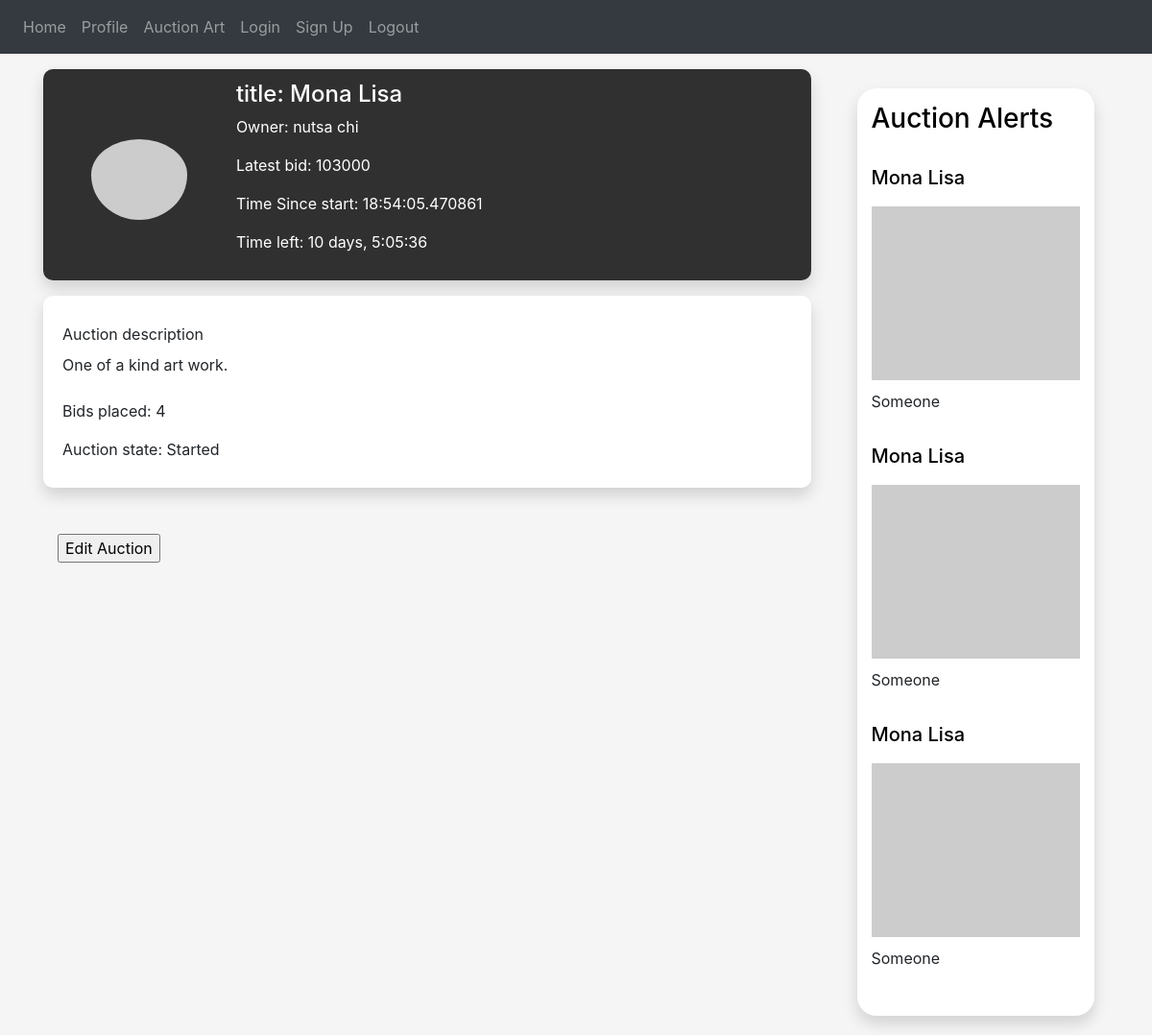
The app's page /auction?id=2 (signed in) with its own data.
### auctionly/art/art.py (models this page shows, shortened)
class Art(db.Model):
    id = db.Column(db.Integer, primary_key=True)
    owner_id = db.Column(db.Integer, db.ForeignKey("user.id"))
    name = db.Column(db.String(150))
    description = db.Column(db.String(150))
    image = db.Column(db.String(150))
    art_category = db.Column(db.String(150))
    up_for_auction = db.Column(db.String(5))
    def get_name(self):
        return self.name

### auctionly/users/buyer.py (models this page shows, shortened)
class Buyer(User):
    """ handles the creation and fetching of a Buyer object"""

### auctionly/auction/auction.py (models this page shows, shortened)
class Auction(db.Model):
    id = db.Column(db.Integer, primary_key=True)
    end_time = db.Column(db.DateTime, nullable=False,
                         default=datetime.datetime.utcnow)
    seller_id = db.Column(db.Integer, db.ForeignKey("user.id"))
    art_id = db.Column(db.Integer, db.ForeignKey("art.id"))
    description = db.Column(db.String(150))
    starter_price = db.Column(db.String(150))
    bid_increment = db.Column(db.String(150))
    upload_time = db.Column(db.DateTime, default=datetime.datetime.utcnow)
    def get_upload_time(self):
        return self.upload_time
    def get_end_time(self):
        return self.end_time
    def get_seller_id(self):
        return self.seller_id
    def get_auction_id(self):
        return self.id
    def get_art_id(self):
        return self.art_id
    def get_auction_description(self):
        return self.description
    def get_starter_price(self):
        return self.starter_price
    def get_state(self):
        self.state = Started()
        print(self.state)
        return self.state
    def get_time_since_start(self):
        now = datetime.datetime.now()
        return now - self.get_upload_time()
    def get_time_left(self):
        time_out = self.get_end_time()
        now = datetime.datetime.now()
        if now >= time_out:
            return 0
        return time_out - now
    def get_bids(self):
        return Bid.query.filter_by(auction_id=self.get_auction_id()).all()
    def get_highest_bid(self):
        if self.get_number_of_bids() == 0:
            return None
        bids = self.get_bids()
        highest_bid_amount = int(self.get_starter_price())
        highest_bid = None
        for bid in bids:
            if bid.get_amount() >= highest_bid_amount:
                highest_bid_amount = bid.get_amount()
                highest_bid = bid
        return highest_bid
    def get_latest_bid(self):
        highest_bid = self.get_highest_bid()
        if highest_bid is None:
            return 0
        return highest_bid.get_amount()
    def get_number_of_bids(self):
        return len(self.get_bids())
    def get_title(self):
        art = Art.query.filter_by(id=self.get_art_id()).one()
        return art.get_name()
    def able_to_place_bid(self, user: User):
        if (
            self.has_timed_out()
            or self.is_own_auction(user)
        ):
            return False
        return True
    def is_own_auction(self, cur_user: User):
        if str(cur_user.get_id()) == str(self.get_seller_id()):
            return True
        return False
    def has_timed_out(self):
        timed_out = self.get_end_time() <= datetime.datetime.now()
        if timed_out:
            self.state = Ended()
        return timed_out
    def has_user_won_auction(self, cur_user: User):
        if self.has_timed_out():
            winning_bid = self.get_highest_bid()
            if winning_bid is not None:
                if str(cur_user.get_id()) == str(winning_bid.get_user_id()):
                    return True
        return False

### auctionly/bid/bid.py (models this page shows, shortened)
class Bid(db.Model):
    __tablename__ = 'bid'
    id = db.Column(db.Integer, primary_key=True)
    user_id = db.Column(db.Integer, db.ForeignKey("user.id"))
    auction_id = db.Column(db.Integer, db.ForeignKey("auction.id"))
    time = db.Column(db.DateTime, default=datetime.utcnow)
    amount = db.Column(db.Integer)
    def get_amount(self):
        return self.amount

### auctionly/views.py (the view, shortened to what this page needs)
@views.route('/auction', methods=['GET', 'POST'])
@login_required
def auction():
    user = flask_login.current_user
    user_id = user.get_id()
    auction_id = request.args.get('id')
    current_auction = Auction.query.filter_by(id=auction_id).first()
    seller_id = current_auction.get_seller_id()
    seller = User.query.filter_by(id=seller_id).first()
    bids_placed_by_user = Auction.query.filter_by(seller_id=user_id).first()
    return render_template("auction.html",
                           auction=current_auction,
                           seller=seller,
                           bid_placed=bids_placed_by_user,
                           user=user)

### auctionly/__init__.py (called while the page is built)
def create_app():
    app = Flask(__name__)
    app.config['SECRET_KEY'] = 'alkjsfkalalfks'
    app.config['SQLALCHEMY_DATABASE_URI'] = f'sqlite:///{DB_NAME}'
    db.init_app(app)
    from .views import views
    from .auth import auth
    app.register_blueprint(views, url_prefix='/')
    app.register_blueprint(auth, url_prefix='/')
    from .users.user import User
    create_database(app)
    login_manager = LoginManager()
    login_manager.login_view = 'auth.login'
    login_manager.init_app(app)
    @login_manager.user_loader
    def load_user(id):
        return User.query.get(int(id))
    return app

### auctionly/auction/auction_state.py (called while the page is built)
    def __str__(self):
        return "Started"

### auctionly/users/user.py (called while the page is built)
    def get_full_name(self):
        return self.first_name + " " + self.last_name

### auctionly/templates/auction.html (shortened to what this page needs)
{% extends "base.html" %} {% block title %}Auction{% endblock %} {% block content %}
<!DOCTYPE html>
<html lang="en">
<head>
    <link href="../static/css/profile-style.css" rel="stylesheet">
</head>
<div class="container mt-3">
    <div class="main-page">
        <div class="row">
            <div class="col-lg-9 pr-5">
                <div class="row card-profile">
                    <div class="col-3 d-flex justify-content-center align-items-center">
                        <img src="https://picsum.photos/600/500" class="img-circle" style="padding-top: 10px; align-items: center;">
                    </div>
                    <div class="col-6 pl-3 d-flex justify-content-center align-items-start flex-column">
                        <div class="row">
                            <h4 class="user-name"> title: {{auction.get_title()}} </h4>
                        </div>
                        <div class="row">
                            <p class="user-profession"> Owner: {{seller.get_full_name()}} </p>
                        </div>
                        <div class="row">
                            <p class="user-connections"> Latest bid: {{auction.get_latest_bid()}} </p>
                        </div>
                        <div class="row">
                            <p class="user-connections"> Time Since start: {{auction.get_time_since_start()}} </p>
                        </div>
                        <div class="row">
                            <p class="user-connections"> Time left: {{auction.get_time_left()}}
                        </div>
                    </div>
                </div>
                <div class="row h-22 mt-3">
                    <div class="card-about">
                        <div class="col">
                            <div class="row mt-2">
                                <h8 class="mb-2" style="bold">Auction description</h8>
                            </div>
                            <div class="row">
                                <p style="">{{auction.get_auction_description()}}</p>
                            </div>
                            <div class="row mt-2">
                                <h8 class="mb-2" style="bold">Bids placed: {{auction.get_number_of_bids()}}</h8>
                            </div>
                            <div class="row mt-2">
                                <h8 class="mb-2" style="bold">Auction state: {{auction.get_state()}}</h8>
                            </div>
                        </div>
                    </div>
                </div>
                <br><br> {% if auction.able_to_place_bid(user): %}
                <form method="POST">
                    <input type="submit" name="auction_action" value="Place €{{auction.get_current_bidding_price()}} Bid" />
                </form>
                {% elif auction.has_user_won_auction(user): %}
                <h8 class="mb-2" style="bold">This auction has ended. Claim art below. </h8>
                <form method="POST">
                    <input type="submit" name='claim_art' value="Claim Art" />
                </form>
                {% elif auction.is_own_auction(user): %}
                <form method="POST">
                    <input type="submit" name="auction_action" value="Edit Auction" />
                </form>
                {% endif %}
            </div>
            <div class="col-lg-3 display: flex">
                <div class="auctions-card">
                    <h3><a style="color: #000000; text-decoration: none;" type="submit" name="view">Auction Alerts</a></h3>
                    <br>
                    <div class="media">
                        <div class="media-body">
                            <h5><a style="color: #000000; text-decoration: none;" type="submit" name="view">Mona Lisa</a></h5>
                            <img src="https://picsum.photos/600/500" class="img-fluid center-small" style="padding-top: 10px; align-items: center;">
                            <h7><a style="text-decoration: none; padding-top: 10px;" type="submit" name="view">Someone</a></h7>
                        </div>
                    </div>
                    <div class="media">
                        <div class="media-body">
                            <h5><a style="color: #000000; text-decoration: none;" type="submit" name="view">Mona Lisa</a></h5>
                            <img src="https://picsum.photos/600/500" class="img-fluid center-small" style="padding-top: 10px; align-items: center;">
                            <h7><a style="text-decoration: none; padding-top: 10px;" type="submit" name="view">Someone</a></h7>
                        </div>
                    </div>
                    <div class="media">
                        <div class="media-body">
                            <h5><a style="color: #000000; text-decoration: none;" type="submit" name="view">Mona Lisa</a></h5>
                            <img src="https://picsum.photos/600/500" class="img-fluid center-small" style="padding-top: 10px; align-items: center;">
                            <h7><a style="text-decoration: none; padding-top: 10px;" type="submit" name="view">Someone</a></h7>
                        </div>
                    </div>
                </div>
            </div>
        </div>
    </div>
</div>
</body>
</html>
{% endblock %}

### auctionly/static/css/profile-style.css (style rules this page uses)
body { background-color: #f5f5f5f5; }
html { overflow-y: overlay; }
.card-profile { background: -webkit-linear-gradient(top left, #303030, #303030); box-shadow: 0px 8px 16px rgba(0, 0, 0, 0.15); border-radius: 10px; height: 220px; color: #ffffff; }
.img-circle { border-radius: 50%; max-height: 100px; max-width: 100px; }
.card-about { background-color: #ffffff; box-shadow: 0px 8px 16px rgba(0, 0, 0, 0.15); border-radius: 10px; width: 100%; padding: 20px; }
.row { display: flex; }
.auctions-card { padding: 15px; border-radius: 20px; box-shadow: 0px 8px 16px rgba(0, 0, 0, 0.15); background-color: white; display: flex; justify-content: center; flex-direction: column; flex-wrap: wrap; margin-top: 20px; margin-bottom: 20px; }
.center-small { display: block; margin-left: auto; margin-right: auto; width: 100%; }

### records on screen
Art: get_title "Mona Lisa"
Buyer: get_full_name "nutsa chi"
Auction: get_latest_bid "103000", get_time_since_start "18:54:05.470861", get_time_left "10 days, 5:05:36", get_auction_description "One of a kind art work."

### other values on screen
{{ auction.get_number_of_bids() }} "4"
{{ auction.get_state() }} "Started"
